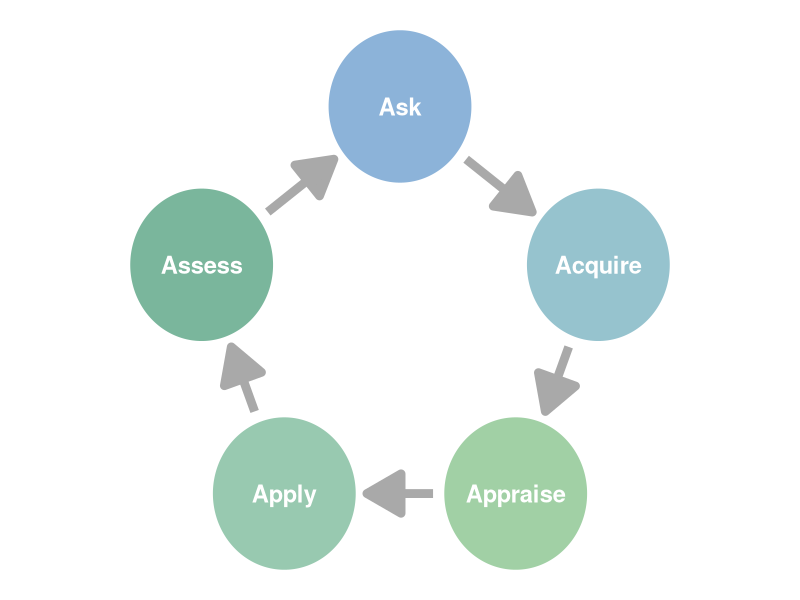
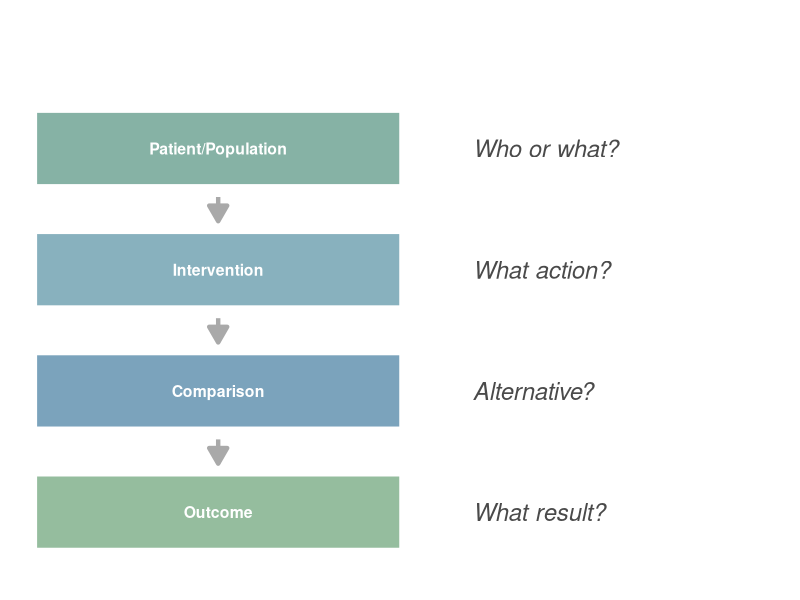
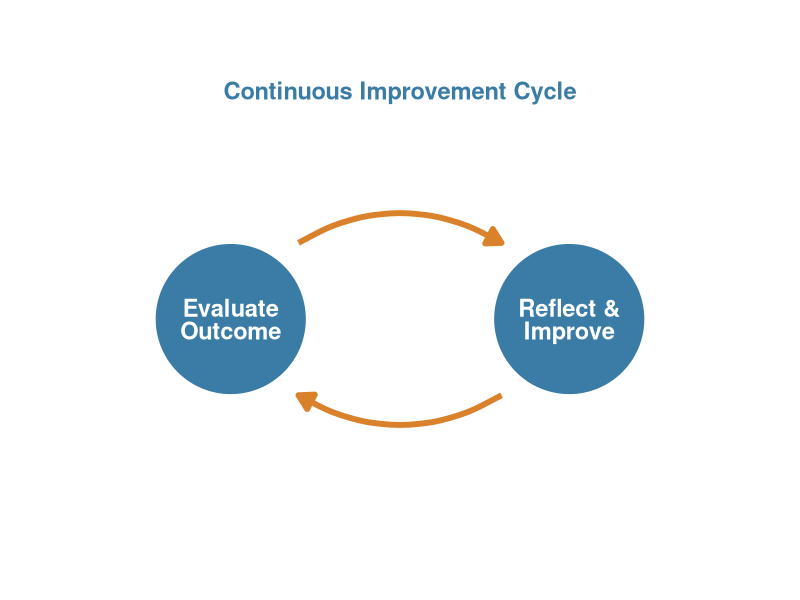
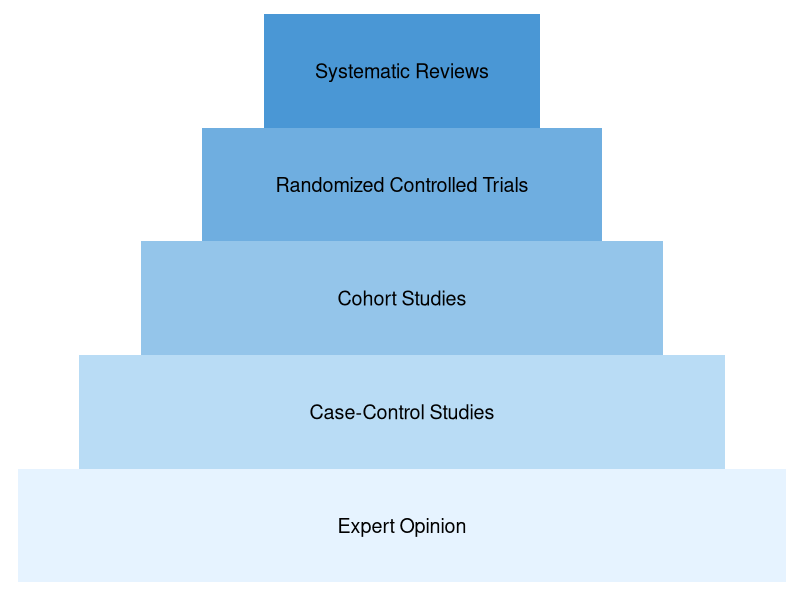

The R source for these figures, in order:
## ---- chunk 1
library(ggplot2)
library(ggforce)

# Create data frame for the circles
df <- data.frame(
  x = c(0, 1.2, 0.7, -0.7, -1.2),
  y = c(1.2, 0.3, -1, -1, 0.3),
  label = c("Ask", "Acquire", "Appraise", "Apply", "Assess"),
  color = c("#8CB3D9", "#96C3CE", "#A1D0A5", "#98C9B0", "#7AB69C")
)

# Calculate arrow start and end points
calculate_arrow_points <- function(x1, y1, x2, y2, r) {
  angle <- atan2(y2 - y1, x2 - x1)
  start_x <- x1 + r * cos(angle)
  start_y <- y1 + r * sin(angle)
  end_x <- x2 - r * cos(angle)
  end_y <- y2 - r * sin(angle)
  return(c(start_x, start_y, end_x, end_y))
}

# Create data frame for the arrows
arrows <- data.frame(
  x = numeric(5),
  y = numeric(5),
  xend = numeric(5),
  yend = numeric(5)
)

for (i in 1:5) {
  next_i <- ifelse(i == 5, 1, i + 1)
  points <- calculate_arrow_points(df$x[i], df$y[i], df$x[next_i], df$y[next_i], 0.5)
  arrows[i, ] <- points
}

# Create the plot
ggplot() +
  geom_circle(aes(x0 = x, y0 = y, r = 0.45, fill = color), data = df, color = "white", size = 2) +
  geom_text(aes(x = x, y = y, label = label), data = df, color = "white", fontface = "bold", size = 6) +
  geom_curve(aes(x = x, y = y, xend = xend, yend = yend), 
             data = arrows, 
             arrow = arrow(type = "closed", length = unit(1, "cm")),
             curvature = 0,
             color = "#A9A9A9",
             size = 3) +
  scale_fill_identity() +
  coord_fixed() +
  theme_void() +
  theme(
    legend.position = "none",
    plot.margin = margin(0, 0, 0, 0, "cm"),  # Removes all margins
    aspect.ratio = 1  # Ensures the plot is square
  )
## ---- chunk 2
library(ggplot2)
library(ggtext)

# Create data frame for the PICO components
df <- data.frame(
  x = rep(1, 4),
  y = c(4, 3, 2, 1),
  component = c("Patient/Population", "Intervention", "Comparison", "Outcome"),
  description = c("Who or what?", "What action?", "Alternative?", "What result?"),
  color = c("#5A8CAB", "#6A9EAE", "#7BAD86", "#689F8E")
)

# Create data frame for the arrows
arrows_df <- data.frame(
  x = rep(1, 3),
  xend = rep(1, 3),
  y = c(3.6, 2.6, 1.6),
  yend = c(3.4, 2.4, 1.4)
)

# Create the plot
ggplot() +
  geom_rect(data = df, aes(xmin = x - 0.5, xmax = x + 0.5, ymin = y - 0.3, ymax = y + 0.3, fill = component),
            color = "white", size = 0.5, alpha = 0.8) +
  geom_text(data = df, aes(x = x, y = y, label = component), color = "white", fontface = "bold", size = 4, lineheight = 0.8) +
  geom_text(data = df, aes(x = x + 0.7, y = y, label = description), color = "#4A4A4A", size = 6, fontface = "italic", hjust = 0) +
  geom_text(aes(x = 1, y = 4.8), label = "", fontface = "bold", size = 6, color = "#4A4A4A") +
  geom_segment(data = arrows_df, aes(x = x, y = y, xend = xend, yend = yend),
               arrow = arrow(length = unit(0.03, "npc"), type = "closed"),
               color = "darkgray", size = 1.5) +
  scale_fill_manual(values = df$color) +
  scale_x_continuous(limits = c(0.5, 2.5)) +
  scale_y_continuous(limits = c(0.5, 5)) +
  theme_void() +
  theme(legend.position = "none",
        plot.background = element_rect(fill = "white", color = NA)) +
  coord_cartesian(clip = "off")
## ---- chunk 3
library(ggplot2)
library(ggtext)

# Define colors
main_color <- "#3A7CA5"
accent_color <- "#D9822B"

# Create data frame for the main circles
df <- data.frame(
  x = c(0, 1),
  y = c(0, 0),
  label = c("Evaluate\nOutcome", "Reflect &\nImprove")
)

# Create the plot
ggplot() +
  # Add main circles
  geom_point(data = df, aes(x, y), size = 50, color = main_color) +
  
  # Add text labels
  geom_text(data = df, aes(x, y, label = label), color = "white", fontface = "bold", size = 6, lineheight = 0.8, 
            family = "sans") +
  
  # Add arrows
  geom_curve(aes(x = 0.2, y = 0.2, xend = 0.8, yend = 0.2), 
             arrow = arrow(length = unit(0.03, "npc"), type = "closed"),
             curvature = -0.3, color = accent_color, size = 2) +
  geom_curve(aes(x = 0.8, y = -0.2, xend = 0.2, yend = -0.2), 
             arrow = arrow(length = unit(0.03, "npc"), type = "closed"),
             curvature = -0.3, color = accent_color, size = 2) +
  
  # Add title
  geom_text(aes(x = 0.5, y = 0.6), label = "Continuous Improvement Cycle", 
            fontface = "bold", size = 6, color = main_color, family = "sans") +
  
  # Set theme and coordinates
  theme_void() +
  theme(
    plot.background = element_rect(fill = "transparent", color = NA),
    panel.background = element_rect(fill = "transparent", color = NA),
    plot.margin = margin(20, 20, 20, 20)
  ) +
  coord_cartesian(xlim = c(-0.5, 1.5), ylim = c(-0.6, 0.7), clip = "off")
## ---- chunk 4
library(ggplot2)

# Define levels of evidence
levels <- c("Systematic Reviews", 
            "Randomized Controlled Trials", 
            "Cohort Studies", 
            "Case-Control Studies", 
            "Expert Opinion")

# Create a data frame for the pyramid
df <- data.frame(
  Level = factor(levels, levels = rev(levels)),
  Value = 5:1,
  ymin = c(4, 3, 2, 1, 0),
  ymax = c(4.5, 5.5, 6.5, 7.5, 8.5)
)

# Define a custom color palette (from darker to lighter blue)
blue_palette <- rev(c("#4A97D5", "#6FAEE0", "#94C5EA", "#B9DCF5", "#E6F3FF"))

# Create the pyramid plot
ggplot(df, aes(xmin = 0, xmax = Value, ymin = ymin-2, ymax = ymax+2, fill = Level)) +
  geom_rect() +
  coord_flip() +
  scale_fill_manual(values = blue_palette) +  # Use custom color palette
  scale_y_continuous(breaks = 1:5, labels = NULL, expand = c(0, 0)) +
  scale_x_continuous(expand = c(0, 0), limits = c(0, 5), labels = NULL) +
  theme_minimal() +
  theme(
    axis.title = element_blank(),
    axis.text = element_blank(),
    axis.ticks = element_blank(),
    legend.position = "none",
    panel.grid = element_blank(),
    plot.margin = margin(10, 10, 10, 10)
  ) +
  geom_text(
    aes(x = Value - 0.5, y = (ymin + ymax) / 2, label = Level),
    hjust = 0.5, vjust = 0.5, size = 5, color = "black"
  )
